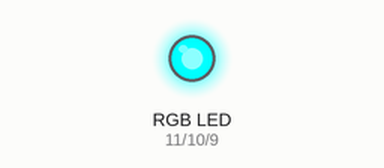
A sketch run on a simulated Arduino Uno, built with avr-gcc and run on an emulated ATmega328P. Parts: an RGB LED mixed from three pins (HIGH = lit).

Above: at 0.5 s.
At 1.5 s:
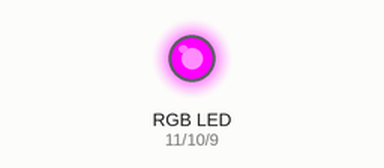
Timing chart, 0 to 3.0 s (numbered marks = the images above):
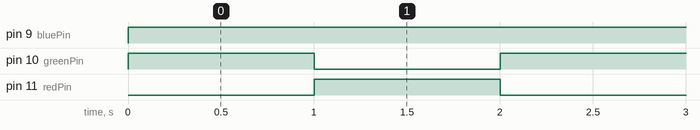

Measured:
- by itself, pin 9 (bluePin): LOW → HIGH at 0.00 s
- by itself, pin 10 (greenPin), pin 11 (redPin): alternates HIGH for 1.0 s and LOW for 1.0 s

The sketch:

rgb_6_quasi_obj.ino
```cpp
/*
    RGB Object (quasi!)

    Gestione di un LED RGB tramite programmazione a oggetti
    Esercizio intermedio: manca constructor.

 Schema: http://lab.piffa.net/schemi/rgb.jpg
 */

class RGBLed {
  // Classe rappresentativa di un LED RGB

    byte redPin =11;
    byte greenPin =10;
    byte bluePin =9;
    byte redValue ;
    byte greenValue ;
    byte blueValue ;

  public:
    void Arrossa () {
      // Metodo = funzione dell'oggetto
      // Imposta il colore di un LED RGB a rosso

      analogWrite(redPin,   0);
      analogWrite(greenPin, 255);
      analogWrite(bluePin,  255);
    }

    void SetColor (byte r, byte g, byte b) {
      // Imposta il colore di un LED RGB

      analogWrite(redPin,   r);
      analogWrite(greenPin, g);
      analogWrite(bluePin,  b);
    }
} led; // Dichiariamo un instanza dell'oggetto


void setup()  {
      pinMode(9, OUTPUT);
      pinMode(10, OUTPUT);
      pinMode(11, OUTPUT);
}

void loop() {
  led.Arrossa();
  delay(1000);
  led.SetColor(255, 0, 255) ; // Mettiamo il LED in Green
  delay(1000);

}

/* Domande
 1. Potrei istanziare un altro oggetto RGBLed con PIN diversi?
 2. Posso accedere (leggere / modificare) le proprieta' dell'oggetto?
 3. A quali di queste proprieta' potrei voler accedere?
 4. Devo comunque abilitare i PIN come OUTPUT nel setup(): sarebbe possibile
    farlo tramite una funione, magari automaticamente?
 .
 .
 .
 .
 .
 .
 .
 .
 .
 .
 .
 .
 .
 .
 .
 .
 1. Mi serve una funzione che permetta di assegnare delle proprieta come i PIN
 2. Al momento no: sono tutte PRIVATE. provate a spostarne alcune sotto
    la dichiarazione PUBLIC .
 3. Ad es. i colori che vado a modificare, i numeri dei pin su suppone
    debbano restare immutati.
 4. Per usare una funzione nel setup() bisognerebbe rendere pubbliche
    le proprieta' che indicano i PIM.
	Meglio sarebbe avere una funzione che venga invocata una sola volta
	al momento di instanziare l'oggetto. Un CONSTRUCTOR .
 */
```
